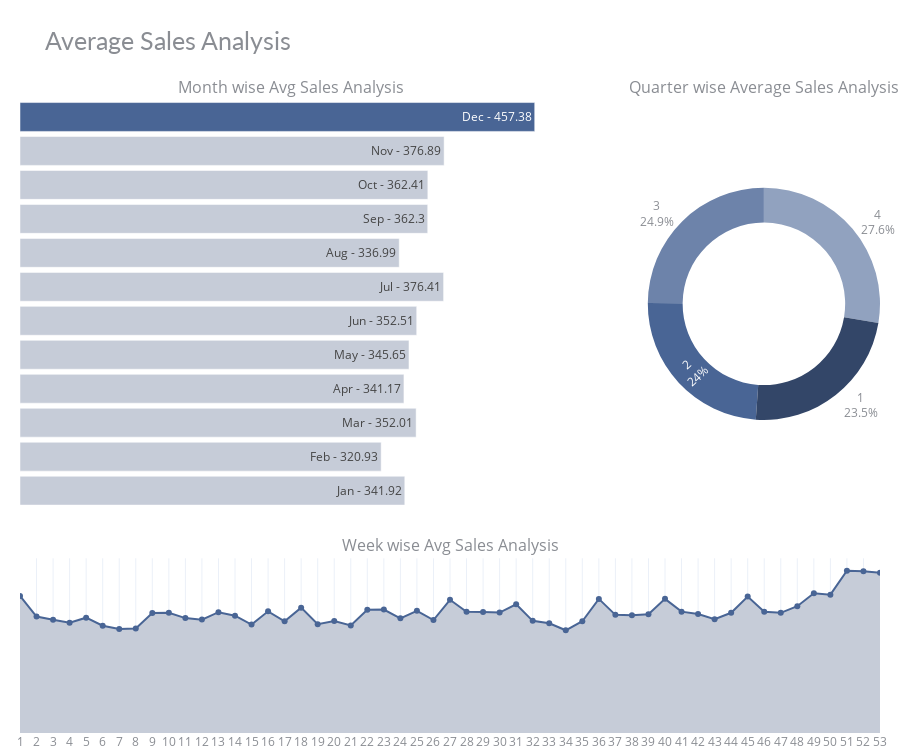

The code cell stored with this chart in its notebook:
### Code cell
# chart color
month_sales['color'] = '#496595'
month_sales['color'][:-1] = '#c6ccd8'
week_sales['color'] = '#c6ccd8'

# visualization
fig = make_subplots(rows=2, cols=2, vertical_spacing=0.08,
                    row_heights=[0.7, 0.3], 
                    specs=[[{"type": "bar"}, {"type": "pie"}],
                           [{"colspan": 2}, None]],
                    column_widths=[0.7, 0.3],
                    subplot_titles=("Month wise Avg Sales Analysis", "Quarter wise Average Sales Analysis", 
                                    "Week wise Avg Sales Analysis"))
# month sales
fig.add_trace(go.Bar(x=month_sales['sales'], y=month_sales['month'], marker=dict(color= month_sales['color']),
                     text=month_sales['text'],textposition='auto',
                     name='Month', orientation='h'), 
                     row=1, col=1)
# quarter sales
fig.add_trace(go.Pie(values=quarter_sales['sales'], labels=quarter_sales['quarter'], name='Quarter',
                     marker=dict(colors=['#334668','#496595','#6D83AA','#91A2BF','#C8D0DF']), hole=0.7,
                     hoverinfo='label+percent+value', textinfo='label+percent'), 
                     row=1, col=2)
# week sales
fig.add_trace(go.Scatter(x=week_sales['week'], y=week_sales['sales'], mode='lines+markers', fill='tozeroy', fillcolor='#c6ccd8',
                     marker=dict(color= '#496595'), name='Week'), 
                     row=2, col=1)

# styling
fig.update_yaxes(visible=False, row=1, col=1)
fig.update_xaxes(visible=False, row=1, col=1)
fig.update_xaxes(tickmode = 'array', tickvals=week_sales.week, ticktext=[i for i in range(1,53)], 
                 row=2, col=1)
fig.update_yaxes(visible=False, row=2, col=1)
fig.update_layout(height=750, bargap=0.15,
                    margin=dict(b=0,r=20,l=20), 
                  title_text="Average Sales Analysis",
                  template="plotly_white",
                  title_font=dict(size=25, color='#8a8d93', family="Lato, sans-serif"),
                  font=dict(color='#8a8d93'),
                  hoverlabel=dict(bgcolor="#f2f2f2", font_size=13, font_family="Lato, sans-serif"),
                  showlegend=False)
fig.show()

### Figure 1 — Plotly figure (JSON) as saved in the notebook; plotly's stock layout.template omitted (floating-point values rounded to 4 significant figures)
{"data": [{"marker": {"color": ["#c6ccd8", "#c6ccd8", "#c6ccd8", "#c6ccd8", "#c6ccd8", "#c6ccd8", "#c6ccd8", "#c6ccd8", "#c6ccd8", "#c6ccd8", "#c6ccd8", "#496595"]}, "name": "Month", "orientation": "h", "text": ["Jan - 341.92", "Feb - 320.93", "Mar - 352.01", "Apr - 341.17", "May - 345.65", "Jun - 352.51", "Jul - 376.41", "Aug - 336.99", "Sep - 362.3", "Oct - 362.41", "Nov - 376.89", "Dec - 457.38"], "textposition": "auto", "type": "bar", "x": [341.9, 320.9, 352.0, 341.2, 345.6, 352.5, 376.4, 337.0, 362.3, 362.4, 376.9, 457.4], "xaxis": "x", "y": [1, 2, 3, 4, 5, 6, 7, 8, 9, 10, 11, 12], "yaxis": "y"}, {"domain": {"x": [0.73, 1], "y": [0.356, 1]}, "hole": 0.7, "hoverinfo": "label+percent+value", "labels": [1, 2, 3, 4], "marker": {"colors": ["#334668", "#496595", "#6D83AA", "#91A2BF", "#C8D0DF"]}, "name": "Quarter", "textinfo": "label+percent", "type": "pie", "values": [338.8, 346.5, 359.3, 399.2]}, {"fill": "tozeroy", "fillcolor": "#c6ccd8", "marker": {"color": "#496595"}, "mode": "lines+markers", "name": "Week", "type": "scatter", "x": [1, 2, 3, 4, 5, 6, 7, 8, 9, 10, 11, 12, 13, 14, 15, 16, 17, 18, 19, 20, 21, 22, 23, 24, 25, 26, 27, 28, 29, 30, 31, 32, 33, 34, 35, 36, 37, 38, 39, 40, 41, 42, 43, 44, 45, 46, 47, 48, 49, 50, 51, 52, 53], "xaxis": "x2", "y": [409.1, 347.5, 338.1, 329.2, 344.2, 320.1, 310.4, 311.9, 358.2, 358.6, 343.0, 338.4, 360.5, 350.2, 323.5, 363.1, 333.5, 374.1, 324.7, 334.4, 321.1, 367.7, 368.6, 342.2, 364.8, 337.2, 397.5, 362.0, 361.4, 359.6, 384.2, 334.7, 327.5, 306.6, 333.6, 400.3, 352.6, 351.5, 354.2, 400.3, 362.2, 354.9, 339.6, 358.8, 407.3, 361.6, 358.7, 378.6, 417.3, 412.9, 484.2, 482.9, 478.2], "yaxis": "y2"}], "layout": {"annotations": [{"font": {"size": 16}, "showarrow": false, "text": "Month wise Avg Sales Analysis", "x": 0.315, "xanchor": "center", "xref": "paper", "y": 1, "yanchor": "bottom", "yref": "paper"}, {"font": {"size": 16}, "showarrow": false, "text": "Quarter wise Average Sales Analysis", "x": 0.865, "xanchor": "center", "xref": "paper", "y": 1, "yanchor": "bottom", "yref": "paper"}, {"font": {"size": 16}, "showarrow": false, "text": "Week wise Avg Sales Analysis", "x": 0.5, "xanchor": "center", "xref": "paper", "y": 0.276, "yanchor": "bottom", "yref": "paper"}], "bargap": 0.15, "font": {"color": "#8a8d93"}, "height": 750, "hoverlabel": {"bgcolor": "#f2f2f2", "font": {"family": "Lato, sans-serif", "size": 13}}, "margin": {"b": 0, "l": 20, "r": 20}, "showlegend": false, "title": {"font": {"color": "#8a8d93", "family": "Lato, sans-serif", "size": 25}, "text": "Average Sales Analysis"}, "xaxis": {"anchor": "y", "domain": [0, 0.63], "visible": false}, "xaxis2": {"anchor": "y2", "domain": [0, 1], "tickmode": "array", "ticktext": [1, 2, 3, 4, 5, 6, 7, 8, 9, 10, 11, 12, 13, 14, 15, 16, 17, 18, 19, 20, 21, 22, 23, 24, 25, 26, 27, 28, 29, 30, 31, 32, 33, 34, 35, 36, 37, 38, 39, 40, 41, 42, 43, 44, 45, 46, 47, 48, 49, 50, 51, 52], "tickvals": [1, 2, 3, 4, 5, 6, 7, 8, 9, 10, 11, 12, 13, 14, 15, 16, 17, 18, 19, 20, 21, 22, 23, 24, 25, 26, 27, 28, 29, 30, 31, 32, 33, 34, 35, 36, 37, 38, 39, 40, 41, 42, 43, 44, 45, 46, 47, 48, 49, 50, 51, 52, 53]}, "yaxis": {"anchor": "x", "domain": [0.356, 1], "visible": false}, "yaxis2": {"anchor": "x2", "domain": [0, 0.276], "visible": false}}}
